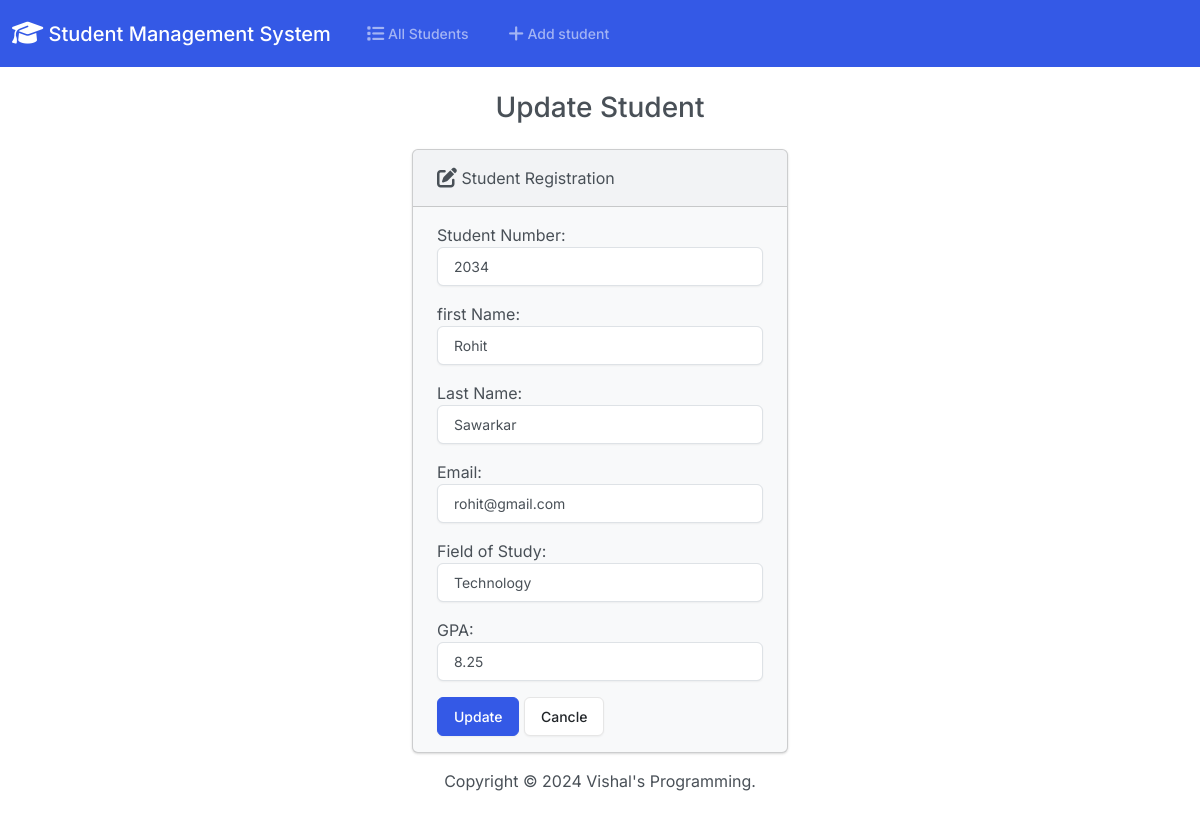
/edit/2/, run on an earlier commit of the app's database.
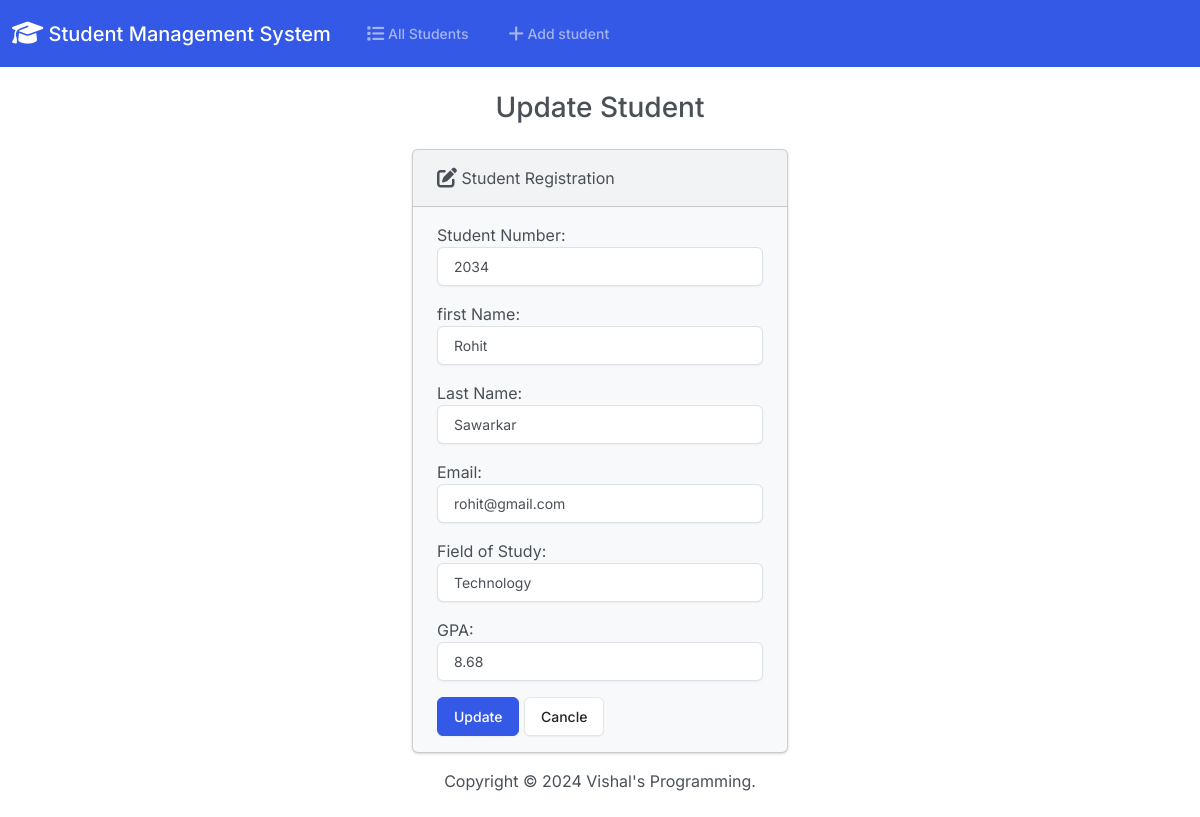
And on a later commit of the database.
### students/models.py (models this page shows, shortened)
class Students(models.Model):
    student_number = models.PositiveIntegerField()
    first_name = models.CharField(max_length=50)
    last_name = models.CharField(max_length=50)
    email = models.EmailField(max_length=100)
    field_of_study = models.CharField(max_length=50)
    gpa = models.FloatField()

### students/views.py (the view)
# urls.py: path('edit/<int:id>/', views.edit, name='edit'),
def edit(request, id):
    if request.method == 'POST':
        student = Students.objects.get(pk=id)
        form = StudentForm(request.POST, instance=student)
        if form.is_valid():
            form.save()
            return render(request, 'students/edit.html',{
                'form':form,
                'success':True
            })
    else:
        student = Students.objects.get(pk=id)
        form = StudentForm(instance=student)
    return render(request, 'students/edit.html',{
        'form':form
    })

### students/forms.py
class StudentForm(forms.ModelForm):
    class Meta:
        model = Students
        fields = ['student_number','first_name', 'last_name', 'email','field_of_study', 'gpa']
        labels = {
            'student_number':'Student Number',
            'first_name':'first Name',
            'last_name':'Last Name',
            'email':'Email',
            'field_of_study':'Field of Study',
            'gpa':'GPA'
        }
        widgets = {
            'student_number': forms.NumberInput(attrs={'class':'form-control'}),
            'first_name': forms.TextInput(attrs={'class':'form-control'}),
            'last_name': forms.TextInput(attrs={'class':'form-control'}),
            'email' : forms.EmailInput(attrs={'class':'form-control'}),
            'field_of_study': forms.TextInput(attrs={'class':'form-control'}),
            'gpa':forms.NumberInput(attrs={'class':'form-control'}),
        }

### students/templates/students/edit.html (shortened to what this page needs)
{% extends "students/base.html" %}
{% block body %}
<h3 class="text-center m-4">Update Student</h3>
    {% if success %}
    <div class="alert alert-success" role='alert'>
        The Student updated successfully.
        <a href="{% url 'index' %}" class="alert-link"> Update Student Records</a>
    </div>
    {% else %}
    <div class="row justify-content-center">
        <div class="col-4">
            <div class="card bg-light mb-3">
                <div class="card-header">
                    <i class="fa-solid fa-pen-to-square fa-lg"></i>
                     Student Registration
                </div>
                <div class="card-body">
                    <form method='POST'>
                        {{ form.as_p }}
                        <button type="submit" class='btn btn-primary'>Update</button>
                        <a href="{% url 'index' %}" class="btn btn-secondary">Cancle</a>
                    </form>
                </div>
              </div>
        </div>
    </div>
    {% endif %}
{% endblock %}

What changed in the data, as far as the page shows it:
changed Students "Rohit": gpa "8.25" → "8.68"
